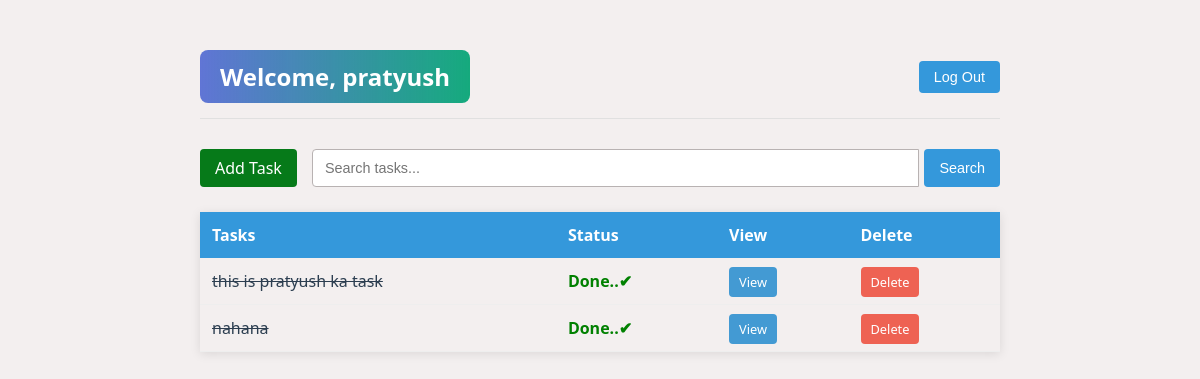
Screenshot of / (signed in) with the database file from the repository.
### base/models.py (models this page shows, shortened)
class Task(models.Model):
    user = models.ForeignKey(
        User,on_delete=models.CASCADE,null=True,blank=True)
    title = models.CharField(max_length=200)
    description = models.TextField(null=True,blank=True)
    complete = models.BooleanField(default=False)
    created = models.DateTimeField(auto_now_add=True)
    class Meta:
        ordering = ['complete']

### base/views.py (the view)
# urls.py: path('',TaskList.as_view(), name='tasks'),
class TaskList(LoginRequiredMixin,ListView):
    model = Task
    context_object_name = 'tasks'
    def get_context_data(self, **kwargs):
        context =  super().get_context_data(**kwargs)
        context['tasks'] = context['tasks'].filter(user=self.request.user)
        context['count'] = context['tasks'].filter(complete=False).count()
        scearh_input = self.request.GET.get('scearch-area', '')
        if scearh_input:
            context['tasks'] = context['tasks'].filter(title__icontains = scearh_input)
        context['scearch_input'] = scearh_input
        return context

### base/templates/base/task_list.html (shortened to what this page needs)
{% extends 'base/main.html' %}
{% block content %}
<div class="container">
    <div class="header">
        {% if request.user.is_authenticated %}
            <p class="username">Welcome,   {{ request.user }}</p>
            <form action="{% url 'logout' %}" method="post">
                <button type="submit" class="logout-btn">Log Out</button>
            </form>
        {% else %}
            <a href="{% url 'login' %}" class="login-btn">Login</a>
        {% endif %}
    </div>
    <div class="task-actions">
        <a href="{% url 'task-create' %}" class="add-task">Add Task</a>
        <form method="GET" class="search-form">
            <input type="text" name="search-area" placeholder="Search tasks..." class="search-input">
            <button type="submit" class="search-btn">Search</button>
        </form>
    </div>
    <table class="task-table">
        <tr>
            <th>Tasks</th>
            <th>Status</th>
            <th>View</th>
            <th>Delete</th>
        </tr>
        {% for task in tasks %}
        <tr class="task-row">
            <td class="task-title {% if task.complete %}completed-task{% endif %}">{{ task.title }}</td>
            <td>
                {% if not task.complete %}
                    <form action="{% url 'task-done' task.id %}" method="post">
                        {% csrf_token %}
                        <button type="submit" class="done-btn">Done</button>
                    </form>
                {% else %}
                    <span class="done-text">Done..✔</span>
                {% endif %}
            </td>
            <td><a href="{% url 'task' task.id %}" class="view-btn">View</a></td>
            <td><a href="{% url 'task-delete' task.id %}" class="delete-btn">Delete</a></td>
        </tr>
        {% empty %}
        <tr>
            <td colspan="4" class="no-task">"Great results come from small actions. Plan your tasks and take the next step!"</td>
        </tr>
        {% endfor %}
    </table>
</div>
{% endblock content %}

### base/static/base/main.css (style rules this page uses)
body { background: #f3efef; }
.container { max-width: 800px; margin: 30px auto; padding: 20px; font-family: 'Segoe UI', Tahoma, Geneva, Verdana, sans-serif; }
.header { display: flex; justify-content: space-between; align-items: center; margin-bottom: 30px; padding-bottom: 15px; border-bottom: 1px solid #e0e0e0; }
.username { font-size: 1.2rem; color: #2c3e50; margin: 0; }
.logout-btn, .login-btn { background-color: #3498db; color: white; border: none; padding: 8px 15px; border-radius: 4px; cursor: pointer; font-size: 0.9rem; transition: background-color 0.3s; }
.task-actions { display: flex; flex-wrap: wrap; gap: 15px; margin-bottom: 25px; }
.add-task { background-color: #067a19; color: white; padding: 8px 15px; border-radius: 4px; text-decoration: none; font-size: 1rem; font-weight: 400; transition: background-color 0.3s; }
.search-form { display: flex; flex-grow: 1; min-width: 250px; }
.search-input { flex-grow: 1; padding: 8px 12px; border: 1px solid #b8b2b2; border-radius: 4px 0 0 4px; font-size: 0.9rem; margin-right: 5px; }
.search-btn { background-color: #3498db; color: white; border: none; padding: 8px 15px; border-radius: 4px; cursor: pointer; font-size: 0.9rem; transition: background-color 0.3s; }
.completed-task { text-decoration: line-through; color: gray; }
.done-text { color: green; font-weight: bold; }
.task-table { width: 100%; border-collapse: collapse; margin-top: 20px; box-shadow: 0 2px 10px rgba(0, 0, 0, 0.1); }
.task-table th { background-color: #3498db; color: white; padding: 12px; text-align: left; }
.task-table td { padding: 12px; border-bottom: 1px solid #eee; }
.task-title { color: #2c3e50; font-weight: 500; }
.view-btn, .edit-btn, .delete-btn { padding: 6px 10px; border-radius: 4px; text-decoration: none; font-size: 0.8rem; transition: all 0.3s; }
.view-btn { background-color: #439ad3; color: white; }
.delete-btn { background-color: #ee6253; color: white; }
.username { font-size: 24px; font-weight: bold; color: #fff; background: linear-gradient(90deg, #1435c7a8, #15aa7d); padding: 10px 20px; border-radius: 8px; display: inline-block; animation: fadeInSlide 1.5s ease-out forwards; opacity: 0; }

### rows the page displays
Task: title "this is pratyush ka task", complete "Done..✔"
Task: title "nahana", complete "Done..✔"

### other values shown
{{ request.user }} "pratyush"
